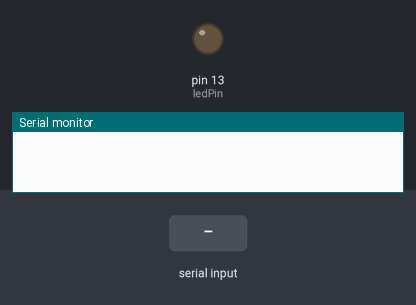
Bench run of a sketch on a simulated Arduino Uno, built with avr-gcc and run on an emulated ATmega328P. Parts: output pins drawn as LEDs (lit = HIGH), the last lines printed to the serial monitor. Dashed ring = blinking. The inputs (shaded band) are chosen by the test bench.

Above: at 1.2 s.
1.3 s: "90,45\n" received over Serial
At 1.42 s:
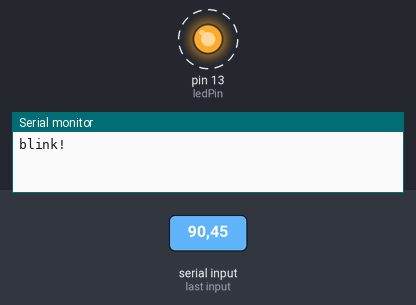
Timing chart, 0 to 10.3 s (numbered marks = the images above; inputs shaded):
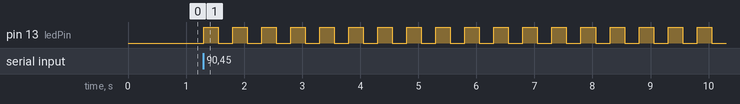

The sketch:

minor_to_mayor_ino.ino
```cpp
/*
 * Serial Read Blink
 * -----------------
 * Turns on and off a light emitting diode(LED) connected to digital
 * pin 13. The LED will blink the number of times given by a
 * single-digit ASCII number read from the serial port.
 *
 * Created 18 October 2006
 * copyleft 2006 Tod E. Kurt <tod@todbot.com>
 * http://todbot.com/
 *
 * based on "serial_read_advanced" example
 */

int ledPin = 13;   // select the pin for the LED
int val = 0;       // variable to store the data from the serial port
char data = ' ';

void setup() {
  pinMode(ledPin,OUTPUT);    // declare the LED's pin as output
  Serial.begin(9600);        // connect to the serial port
}

void loop () {
  val = Serial.read();      // read the serial port

  // if the stored value is a single-digit number, blink the LED that number
  if (val > '0' && val <= '9' ) {
    val = val - '0';          // convert from character to number
    for(int i=0; i<val; i++) {
      Serial.println("blink!");
      digitalWrite(ledPin,HIGH);
      delay(250);
      digitalWrite(ledPin, LOW);
      delay(250);
    }
  }

  else if (val >= 'a' && val <= 'z' ) {
      val = val ^ B00100000;
      data = char(val);
      Serial.println(data);
    }
}
```

Measured:
- after the input at 1.3 s, pin 13 (ledPin): alternates HIGH for 0.25 s and LOW for 0.25 s, starting at once
